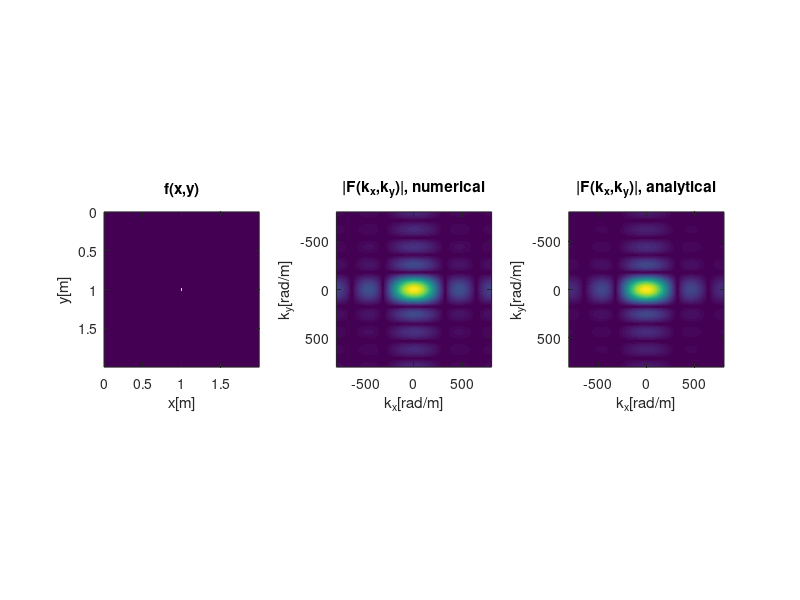

Write the MATLAB code that produced this figure.
%Exercise 8.15
clear;
 
% Physical size (x and y) of the calculation domain [m]
D=2;
 
% Number of points in either direction
N=513;
 
% Spatial sampling 'period' (cell size) in either direction [m]
dx=D/N;
dy=D/N;
 
% Position (center) and size of the rectangle (in index 'units')
% (the width and height are 2*Lxh+1 and 2*Lyh+1, respectively.
% N/2 can be 256.5 => round to interger
Cx=ceil(N/2);
Cy=ceil(N/2);
Lxh=2;
Lyh=4;
 
% Width and height of the rectangle [m]
a = (1+Lxh*2)*dx;
b = (1+Lyh*2)*dy;
 
% Arrays that contain the x and y coordinates of the cells
% (x and y axes).
x=(0:N-1)*dx;
y=(0:N-1)*dy;
 
% Create and plot the rectangle f (left figure)
% Fix from the given code: index 1 = row => y ; index 2 = column => x.
f=zeros(N,N);
f(Cy-Lyh:Cy+Lyh,Cx-Lxh:Cx+Lxh)=1;
 
colormap('default');
 
subplot(1,3,1), imagesc(x,y,abs(f));
axis image;
title('f(x,y)');
xlabel('x[m]');
ylabel('y[m]');
 
 
% Spatial wave number resolutions [rad/m]:
dkx=2*pi/D;
dky=2*pi/D;
% Wave number values after fftshift. use eq. 7.22 in lecture notes.
kx_s=(-floor(N/2):N-1-floor(N/2))*dkx;
ky_s=(-floor(N/2):N-1-floor(N/2))*dky;
 
% Note: multiply with the spatial periods (lengths) to obtain
%       (an approximation of) the spectrum of the actual
%       'unsampled' function.
F=dx*dy*fft2(f);
Fsh=fftshift(F);
 
subplot(1,3,2), imagesc(kx_s,ky_s,abs(Fsh));
axis image;
title('|F(k_x,k_y)|, numerical');
xlabel('k_x[rad/m]');
ylabel('k_y[rad/m]');
 
% Analytical result (similar to exercise 8.4 in lecture notes):
% F(kx,ky) = a*sinc(kx*a/2) * b*sinc(ky*b/2)
% MATLAB's sinc(u) = sin(pi*u)/(pi*u) => add /pi
A = (b*sinc(ky_s.'*b/(2*pi))) * (a*sinc(kx_s*a/(2*pi)));
 
subplot(1,3,3), imagesc(kx_s,ky_s,abs(A));
axis image;
title('|F(k_x,k_y)|, analytical');
xlabel('k_x[rad/m]');
ylabel('k_y[rad/m]');
